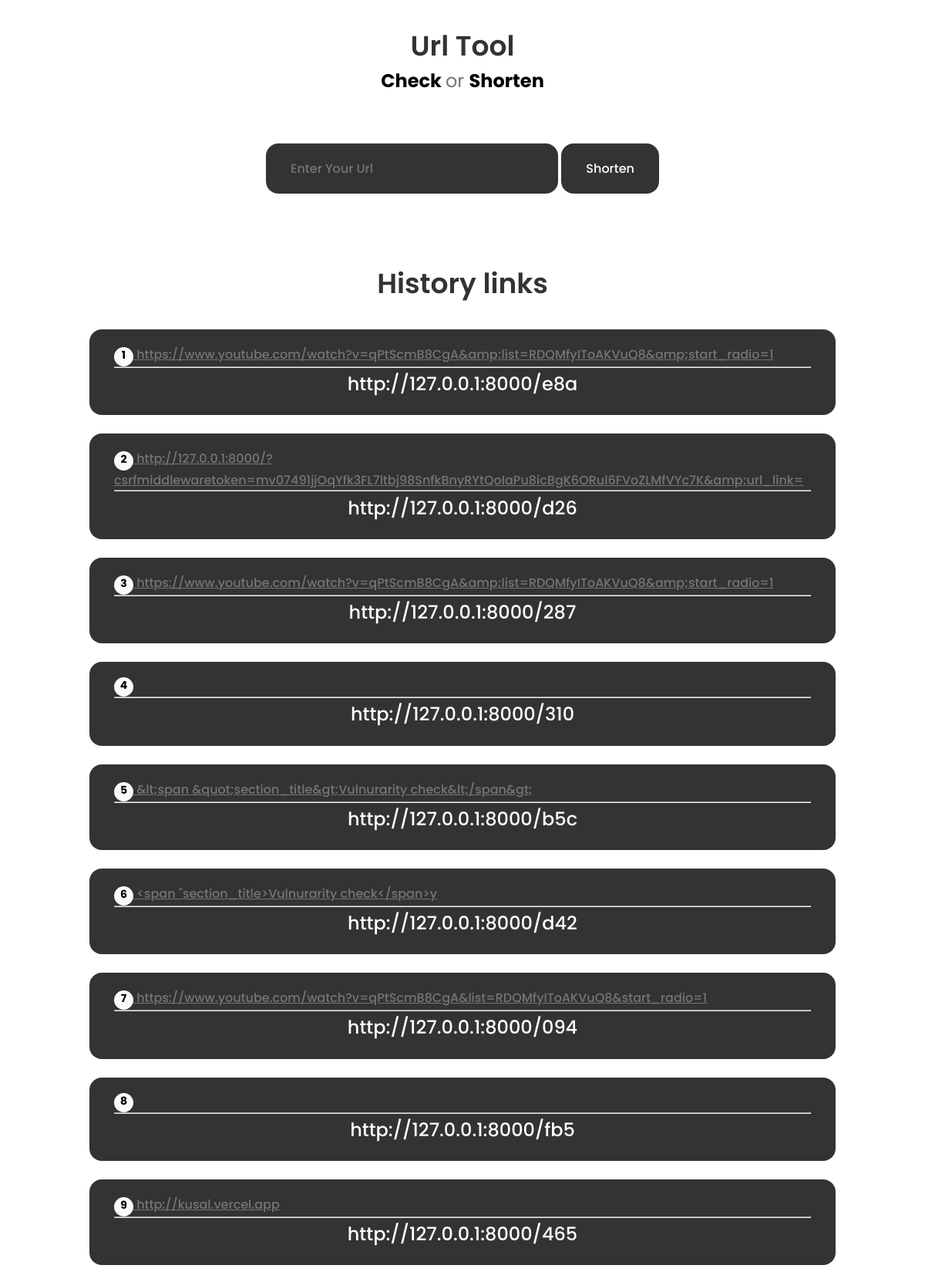
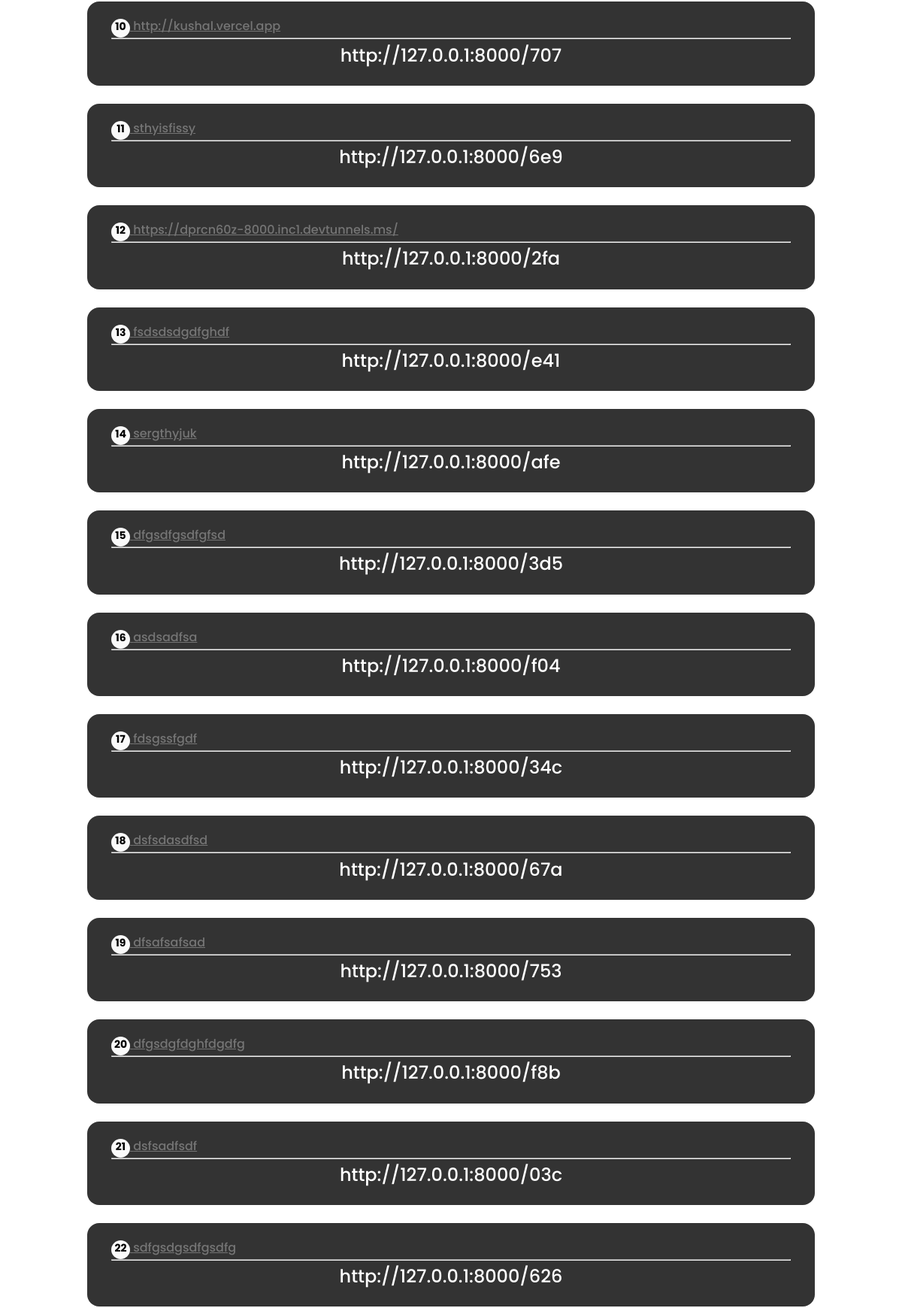
The page / (upper part) on the database its author committed (2 pictures, top to bottom).
### UrlShortener/models.py (models this page shows, shortened)
class Url(models.Model):
    url_link = models.CharField(max_length=10000)
    uuid = models.CharField(max_length=10)
    created_at =models.DateTimeField(auto_created=True,default=datetime.now)

### UrlShortener/views.py (the view)
# urls.py: path('', views.index, name='index'),
def index(request):
    urls= Url.objects.all().order_by('-created_at')
    context = {
         'urls':urls
    }
    return render(request, 'index.html',context)

### UrlShortener/templates/index.html (shortened to what this page needs)
{% extends 'base.html' %}
{% block mainContent%}
  <section class="container section  flex ">
    <form id="url_form" class="container">
      <input type="text"required  name="url_link" id="url_link" placeholder="Enter Your Url">
      <button type="submit" class="button" id="shorten">Shorten</button>
    </form>
  </section>
          {% load static%}
     <br>
     <section class="section">
      <h1 class="section_title">
        History links
     </h1>
      <ul class="grid  container section" >
        {% if urls %}
        {% for url in urls %}
            <li class="link_div">
              <a class="light_text" href="{{url.url_link}}" target="_blank"> <div class="number ">  {{forloop.counter}}</div> {{url.url_link}} </a>
               <hr>
               <a  class='section_subtitle shortlink' target="_blank" href="http://127.0.0.1:8000/{{url.uuid}}">http://127.0.0.1:8000/{{url.uuid}}</a>
            </li>
        {% endfor %}
        {% else %}
        <li class="link_div section_subtitle ">No links yet</li>
        {% endif %}
    </ul>
   </section>
   {%endblock%}

### templates/base.html (shortened to what this page needs)
<html lang="en">
<head>
  {% load static%}
  <link rel="stylesheet" href="{% static 'styles/styles.css' %}">
</head>
<body>
  <section class="container section">
    <h1 class="section_title" id="scrollToSection">Url Tool</h1>
    <p class="section_subtitle"><a class="about_link" href="checkUrl">Check </a> or <a class="about_link" href="/">Shorten</a> </p>
  </section>
  {%block mainContent %}{%endblock%}}
</body>
</html>

### static/styles/styles.css (style rules this page uses)
:root { --hue: 0; --sat: 0%; --title-color: hsl(var(--hue), var(--sat), 20%); --title-color-dark: hsl(var(--hue), var(--sat), 0%); --text-color: hsl(var(--hue), var(--sat), 46%); --body-color: hsl(var(--hue), var(--sat), 98%); --container-color: #ffffff; --body-font: "Poppins", sans-serif; --big-font-size: 3.5rem; --h1-font-size: 2.25rem; --h2-font-size: 1.5rem; --h3-font-size: 1.25rem; --normal-font-size: 1rem; --small-font-size: 0.875rem; --smaller-font-size: 0.813rem; --tiny-font-size: 0.625rem; --font-normal: 400; --font-medium: 500; --font-semi-bold: 600; --mb-0-25: 0.25rem; --mb-0-5: 0.5rem; --mb-0-75: 0.75rem; --mb-1: 1rem; --mb-1-5: 1.5rem; --mb-2: 2rem; --mb-2-5: 2.5rem; --mb-3: 3rem; }
* { margin: 0; padding: 0; box-sizing: border-box; }
html { scroll-behavior: smooth; }
body, button, input { font-family: var(--body-font); font-size: var(--normal-font-size); }
body { background-color:var(--container-color); color: var(--text-color); }
h1, h2, h3 { color: var(--title-color); font-weight: var(--font-semi-bold); }
ul { list-style: none; }
.shortlink { text-decoration: none; color: var(--container-color); margin: 0.2rem auto; overflow: hidden; }
.about_link { text-decoration: none; color: var(--title-color-dark); margin: 0.2rem auto; }
.light_text { color: var(--text-color); overflow: hidden; }
#scrollToSection { cursor: pointer; }
input { border: none; outline: none; }
button { cursor: pointer; border: none; outline: none; }
.about_link { text-decoration: none; color: var(--title-color-dark); font-weight: bold; }
.section { padding: 2rem 0 2rem 0; }
.section_title { font-size: var(--h1-font-size); color: var(--title-color); }
.section_subtitle { display: block; font-size: var(--h2-font-size); }
.section_title, .section_subtitle { text-align: center; }
.container { max-width: 968px; margin-left: auto; margin-right: auto; overflow: hidden; }
.grid { display: grid; gap: 1.5rem; }
.flex { display: flex; align-items: center; justify-content: center; flex-direction: row; }
.button,input,.links { display: inline-block; background-color: var(--title-color); color: var(--container-color); padding: 1.25rem 2rem; border-radius: 1rem; font-weight: var(--font-medium); }
.link_div { background-color: var(--title-color); color: var(--tiny-font-size); padding: 1.25rem 2rem; border-radius: 1rem; font-weight: var(--font-medium); }
.number { display: inline-block; width:25px; height:25px; text-align: center; border-radius: 50%; font-size: var(--small-font-size); font-weight: bolder; background-color: var(--body-color); color:var(--title-color-dark) }

### rows shown on the page
Url: url_link "https://www.youtube.com/watch?v=qPtScmB8CgA&amp;list=RDQMfyIToAKVuQ8&amp;start_radio=1", uuid "e8a"
Url: url_link "http://127.0.0.1:8000/?csrfmiddlewaretoken=mv07491jjOqYfk3FL7ltbj98SnfkBnyRYtQoIaPu8icBgK6ORul6FVoZLMfVYc7K&amp;url_link=", uuid "d26"
Url: url_link "https://www.youtube.com/watch?v=qPtScmB8CgA&amp;list=RDQMfyIToAKVuQ8&amp;start_radio=1", uuid "287"
Url: uuid "310"
Url: url_link "&lt;span &quot;section_title&gt;Vulnurarity check&lt;/span&gt;", uuid "b5c"
Url: url_link "<span \"section_title>Vulnurarity check</span>y", uuid "d42"
Url: url_link "https://www.youtube.com/watch?v=qPtScmB8CgA&list=RDQMfyIToAKVuQ8&start_radio=1", uuid "094"
Url: uuid "fb5"
Url: url_link "http://kusal.vercel.app", uuid "465"
Url: url_link "http://kushal.vercel.app", uuid "707"
Url: url_link "sthyisfissy", uuid "6e9"
Url: url_link "https://dprcn60z-8000.inc1.devtunnels.ms/", uuid "2fa"
Url: url_link "fsdsdsdgdfghdf", uuid "e41"
Url: url_link "sergthyjuk", uuid "afe"
Url: url_link "dfgsdfgsdfgfsd", uuid "3d5"
Url: url_link "asdsadfsa", uuid "f04"
Url: url_link "fdsgssfgdf", uuid "34c"
Url: url_link "dsfsdasdfsd", uuid "67a"
Url: url_link "dfsafsafsad", uuid "753"
Url: url_link "dfgsdgfdghfdgdfg", uuid "f8b"
Url: url_link "dsfsadfsdf", uuid "03c"
Url: url_link "sdfgsdgsdfgsdfg", uuid "626"
